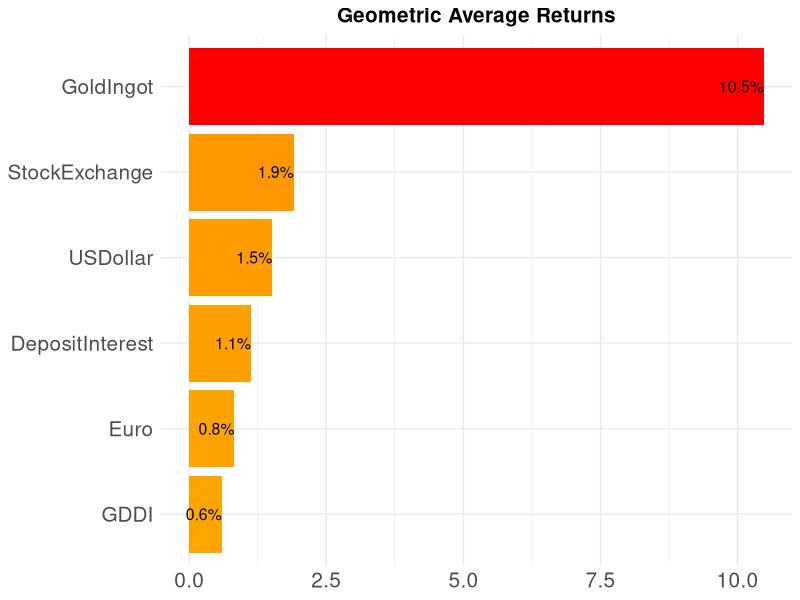

Recreate this plot in R.
## ---- chunk 1
knitr::opts_chunk$set(echo = TRUE)
## ---- chunk 2

df <- readxl::read_excel("data.xls")

## ---- chunk 3

library(dplyr) # Our main package
library(ggplot2)

## ---- chunk 4

df2 <- df %>% 
  select(2, seq(1,ncol(.),16)) # select(2,1,17,33,49,65,81,97)

## ---- chunk 5

df2 %>% 
  head(., 10) %>% 
  kableExtra::kbl() %>% 
  kableExtra::kable_styling()

## ---- chunk 6

df2 <- df2 %>% 
  slice(-c(1:6))

## ---- chunk 7

df2 <- df2 %>% 
  rename(
    "Months"=1,
    "Years"=2,
    "DepositInterest"=3,
    "StockExchange"=4,
    "USDollar"=5,
    "Euro"=6,
    "GoldIngot"=7,
    "GDDI"=8 # Government Domestic Debt Instruments
  )

## ---- chunk 8

df2$Months[1]

## ---- chunk 9

df2 <- df2 %>% 
  mutate(
    Months = stringr::str_replace_all(Months, "[\n]" , " ")
  )

## ---- chunk 10

df2$Months[1]

## ---- chunk 11

df2 <- df2 %>% 
  mutate(
    Months = stringr::word(Months,2,2)
  )

## ---- chunk 12

df2$Months[1]

## ---- chunk 13

df2 <- df2 %>% 
  mutate(
    Date = lubridate::ymd(paste0(Years,"-",Months,"-",1)), .before = Months
  ) %>% 
  select(-c(Months,Years))

## ---- chunk 14

df2 <- df2 %>% 
  na.omit()

## ---- chunk 15

df2[211,6]

## ---- chunk 16

df2 <- df2 %>% 
  mutate_at(
    vars(-Date), function(x) gsub("\\(.*", "", x)
  )

## ---- chunk 17

df2 <- df2 %>% 
  mutate_at(
    vars(-Date), function(x) stringr::str_replace_all(x, ",", ".")
  ) %>% 
  mutate_if(is.character,as.numeric)

## ---- chunk 18

df2[211,6]

## ---- chunk 19

df2 %>% 
  tail(., 10) %>% 
  kableExtra::kbl() %>% 
  kableExtra::kable_styling()

## ---- chunk 20

df2 <- df2 %>% 
  tidyr::pivot_longer(!Date, names_to = "Types", values_to = "Returns") %>% 
  arrange(Types)

## ---- chunk 21

gar <- df2 %>% 
  mutate(
    Returns2 = 1 + Returns/100
  ) %>% 
  group_by(Types) %>% 
  summarise(
    GAR = ((prod(Returns2)^(1/211))-1)*100
  ) %>% 
  ungroup()

## ---- chunk 22

ggplot(gar, aes(x = reorder(Types,GAR), y = GAR, fill = GAR)) +
  geom_col() +
  geom_text(aes(label = paste0(round(GAR,digits = 1),"%")), hjust = 1, size = 4) +
  theme_minimal() +
  theme(legend.position = "none",
        axis.title = element_blank(),
        axis.text = element_text(size = 15),
        plot.title = element_text(face = "bold", size = 15, hjust = 0.5)) +
  scale_fill_gradient(low = "orange", high = "red") +
  coord_flip() +
  labs(
    title = "Geometric Average Returns"
  )
